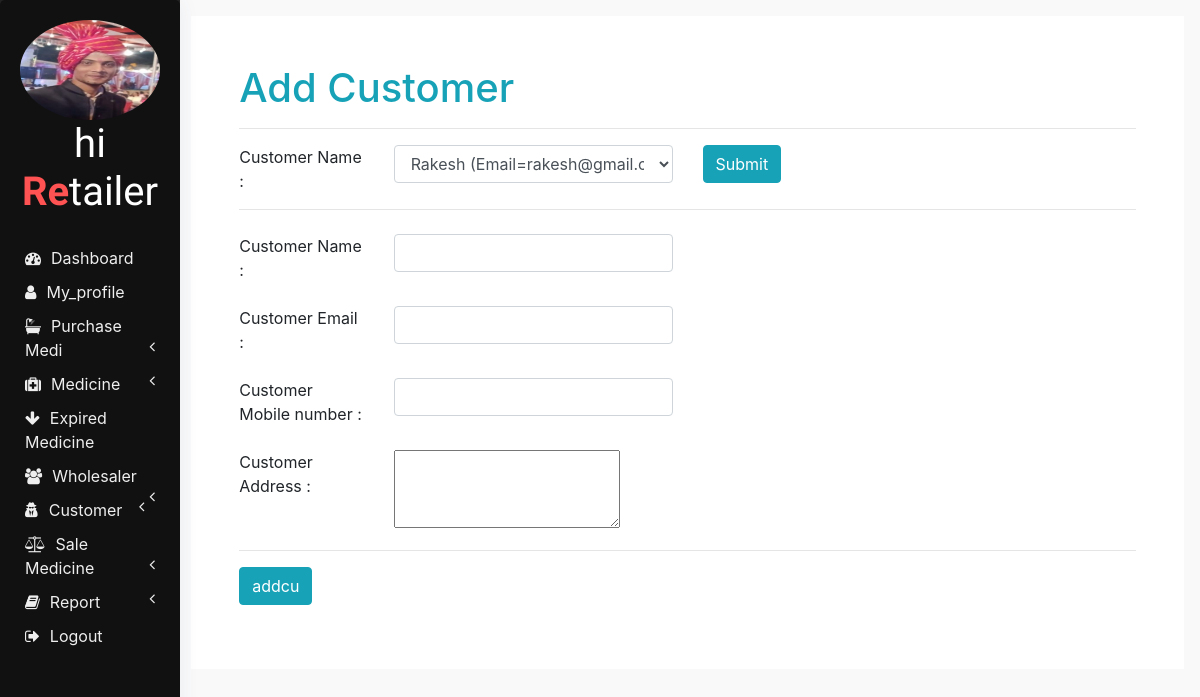
Page /db.php?acu (signed in) on the committed database.
### tables this page shows
CREATE TABLE `users` (
  `uid` int(11) NOT NULL,
  `name` varchar(200) NOT NULL,
  `mobile` varchar(200) NOT NULL,
  `email` varchar(200) NOT NULL,
  `password` varchar(200) NOT NULL DEFAULT '123',
  `address` varchar(200) NOT NULL,
  `img` varchar(200) NOT NULL,
  `role` varchar(200) NOT NULL
);

### addcu.php (the view, shortened to what this page needs)
<?php
  $role=$_SESSION['role'];
  if($role=='4')
   {
     include 'retailerheader.php';
   }
   $sql2="select name,email from users where role='5'";
   $res2=mysqli_query($con,$sql2);
?>
<div class="page-wrapper p-3">
    <div class="container-fluid bg-white p-5">
        <div class="row">
            <div class="col-lg-12">
                <h1 class='text-info'>Add Customer</h1>
                <hr>
                <form class="form-group" action="db.php" method="post">
                    <div class="row">
                        <div class="col-lg-2">
                            <lable>Customer Name :</lable>
                        </div>
                        <div class="col-lg-4">
                            <select class="form-control" name='e'>
                                <?php
                                  foreach($res2 as $row2)
                                  {
                                     $n=$row2['name'];
                                     $e=$row2['email'];
                                ?>
                                <option value="<?php echo $e;?>"><?php echo $n;?> (Email=<?php echo $e;?> )</option>
                                <?php }?>
                            </select>
                        </div>
                        <div class="col-lg-2">
                            <input type="submit" class="btn btn-info" name="scu">
                        </div>
                    </div>
                </form>
                <hr>
                <?php
                if(!empty($em))
                {
                    $sql3="select*from addcustomer where email='$em'";
                    $res3=mysqli_query($con,$sql3);
                    $row=mysqli_fetch_array($res3);
                    $n=$row['name'];
                    $e=$row['email'];
                    $m=$row['mobile'];
                    $m=$row['mobile'];
                    $a=$row['address'];
                ?>
                    <form class="form-group" action="db.php" method="post">
                        <div class="row mt-4">
                            <div class="col-lg-2">
                                <lable>Customer Name :</lable>
                            </div>
                            <div class="col-lg-4">
                                <input type="text" name="name" class="form-control" readonly="readonly" value="<?php echo $n;?>">
                            </div>
                        </div>
                        <div class="row mt-4">
                            <div class="col-lg-2">
                                <lable>Customer Email :</lable>
                            </div>
                            <div class="col-lg-4">
                                <input type="email" name="email" class="form-control" readonly="readonly" value="<?php echo $e;?>">
                            </div>
                        </div>
                        <div class="row mt-4">
                            <div class="col-lg-2">
                                <lable>Customer Mobile number :</lable>
                            </div>
                            <div class="col-lg-4">
                                <input type="text" name="number" class="form-control" readonly="readonly" value="<?php echo $m;?>">
                            </div>
                        </div>
                        <div class="row mt-4">
                            <div class="col-lg-2">
                                <lable>Customer Address :</lable>
                            </div>
                            <div class="col-lg-4">
                                <textarea col="20" rows="3" name="address" readonly="readonly"><?php echo $a;?></textarea>
                            </div>
                        </div>
                        <hr>
                        <input type="submit" class="btn btn-info" name="addcu" value="addcu">
                    </form>
                    <?php }
                    else
                    {
                    ?>
                <form class="form-group" action="db.php" method="post">
                    <div class="row mt-4">
                        <div class="col-lg-2">
                            <lable>Customer Name :</lable>
                        </div>
                        <div class="col-lg-4">
                            <input type="text" name="name" class="form-control">
                        </div>
                    </div>
                    <div class="row mt-4">
                        <div class="col-lg-2">
                            <lable>Customer Email :</lable>
                        </div>
                        <div class="col-lg-4">
                            <input type="email" name="email" class="form-control">
                        </div>
                    </div>
                    <div class="row mt-4">
                        <div class="col-lg-2">
                            <lable>Customer Mobile number :</lable>
                        </div>
                        <div class="col-lg-4">
                            <input type="text" name="number" class="form-control">
                        </div>
                    </div>
                    <div class="row mt-4">
                        <div class="col-lg-2">
                            <lable>Customer Address :</lable>
                        </div>
                        <div class="col-lg-4">
                            <textarea col="20" rows="3" name="address"></textarea>
                        </div>
                    </div>
                    <hr>
                    <input type="submit" class="btn btn-info" name="addcu" value="addcu">
                </form>
               <?php } ?>
            </div>
        </div>
    </div>
</div>

### retailerheader.php (shortened to what this page needs)
<?php
    $id=$_SESSION['uid'];
    $sql="select name,img from users where uid='$id'";
    $res=mysqli_query($con,$sql);
    $row=mysqli_fetch_array($res);
    $name=$row['name'];
    $img=$row['img'];
?>
<!DOCTYPE html>
<html lang="en" dir="ltr">
  <head>
        <link rel="stylesheet" href="bootstrap/css/bootstrap.min.css">
        <link rel="stylesheet" href="https://use.fontawesome.com/releases/v5.3.1/css/all.css">
        <link rel="stylesheet" href="https://cdnjs.cloudflare.com/ajax/libs/font-awesome/4.7.0/css/font-awesome.min.css">
        <link rel="stylesheet" href="css/sidenav.css">
        <link rel="stylesheet" href="css/profile.css">
        <link rel="stylesheet" href="css/home.css">
    </head>
    <body>
        <div class="sidenav">
            <div class="card">
                <div class="card-body">
                <div class="logo">
                    <img src="<?php echo $img;?>" class="profile" height="100px" width="140px"/>
                    <h1 class="logo-caption"><?php echo $name;?><br><span class="tweak">Re</span>tailer</h1>
                </div>
                <div class="main-menu-item">
                    <a href="db.php?dashboard"><i class="fa fa-dashboard"></i><span>Dashboard</span></a>
                </div>
                <div class="main-menu-item">
                    <a href="db.php?myprofile"><i class="fa fa-user" aria-hidden="true"></i><span>My_profile</span></a>
                </div>
                <div id="abhi" class="main-menu-item" onclick="showhide(this.id);">
                    <a href="#">
                       <i class="fa fa-bath" aria-hidden="true"></i><span>Purchase Medi</span>
                        <span class="pull-right-container">
                            <i class="fa fa-angle-left pull-right"></i>
                        </span>
                    </a>
                </div>
                 <div id="third" class="main-menu-item" onclick="showhide(this.id);">
                    <a href="#">
                    <i class="fa fa-medkit" aria-hidden="true"></i></i><span>Medicine</span>
                        <span class="pull-right-container">
                            <i class="fa fa-angle-left pull-right"></i>
                        </span>
                    </a>
                </div>
                <div class="main-menu-item">
                    <a href="db.php?ex"><i class="fa fa-arrow-down" aria-hidden="true"></i><span>Expired Medicine</span></a>
                </div>
               <div id="abhii" class="main-menu-item" onclick="showhide(this.id);">
                    <a href="#">
                       <i class="fa fa-users" aria-hidden="true"></i><span>Wholesaler</span>
                        <span class="pull-right-container">
                            <i class="fa fa-angle-left pull-right"></i>
                        </span>
                    </a>
                </div>
                <div id="abhiii" class="main-menu-item" onclick="showhide(this.id);">
                    <a href="#">
                    <i class="fa fa-user-secret" aria-hidden="true"></i><span>Customer</span>
                        <span class="pull-right-container">
                            <i class="fa fa-angle-left pull-right"></i>
                        </span>
                    </a>
                </div>
                <div id="first" class="main-menu-item" onclick="showhide(this.id);">
                    <a  href="#">
                        <i class="fa fa-balance-scale"></i><span>Sale Medicine</span>
                        <span class="pull-right-container">
                            <i class="fa fa-angle-left pull-right"></i>
                        </span>
                    </a>
                </div>
                <div id="sixth" class="main-menu-item" onclick="showhide(this.id);">
                    <a href="#">
                        <i class="fa fa-book"></i><span>Report</span>
                        <span class="pull-right-container">
                            <i class="fa fa-angle-left pull-right"></i>
                        </span>
                    </a>
                </div>
                <div class="main-menu-item">
                    <a href="db.php?logout"><i class="fa fa-sign-out" aria-hidden="true"></i><span>Logout</span></a>
                </div>
               </div>
            </div>
        </div>
</body>
</html>

### css/sidenav.css (style rules this page uses)
body { background-color: #f1f3f6; }
.sidenav { width: 15%; height: 100vh; background-color: #222222; position: fixed; z-index: 1; flex: 1 0 auto; }
.card { width: 100%; height: 100%; top: 0; border-radius: 0; background-color: #111111; }
.logo .logo-caption { font-family: 'Poiret One', cursive; color: #ffffff; text-align: center; margin-bottom: 25px; }
.logo .profile { margin-left: 50%; border-radius: 50%; transform: translate(-50%); }
.logo .tweak { color: #ff5252; font-weight: bold; }
.main-menu-item { padding: 5px 5px; cursor: pointer; }
.main-menu-item > a { color: #eeeeee; text-decoration: none; font-size: 16px; }
.main-menu-item > a > span { margin-left: 10px; }

### css/profile.css (style rules this page uses)
body { background-color: #f9f9fa }
.card { border-radius: 5px; -webkit-box-shadow: 0 1px 20px 0 rgba(69, 90, 100, 0.08); box-shadow: 0 1px 20px 0 rgba(69, 90, 100, 0.08); border: none; margin-bottom: 30px }

### css/home.css (style rules this page uses)
html, body { height: 100vh; }
.container-fluid { margin-left: 15%; width: 85%; background: #f1f3f6; padding: 1px 0 0 0; flex: 1 0 auto; }

### rows in the picture
users: img (picture), name "hi"

### other values in the picture
form field e "Rakesh (Email=rakesh@gmail.com )"
